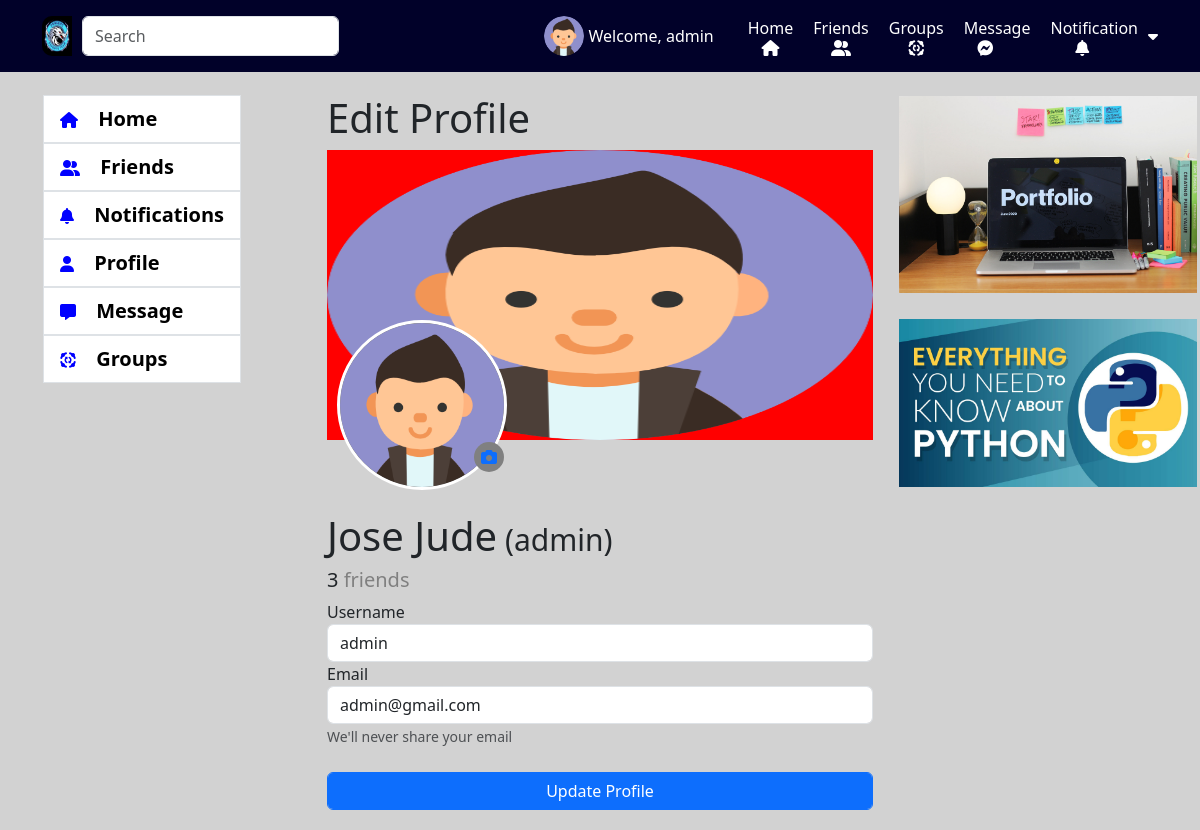
Screenshot of /profile/edit-profile/ (signed in) with the database file from the repository.
### account/models.py (models this page shows, shortened)
class Accounts(AbstractBaseUser):
    email = models.EmailField(verbose_name="email", max_length=60, unique=True)
    username = models.CharField(max_length=30, unique=True)
    first_name = models.CharField(max_length=30, null=True, blank=True)
    last_name = models.CharField(max_length=30, null=True, blank=True)
    date_joined = models.DateTimeField(
        verbose_name='date joined', auto_now_add=True)
    last_login = models.DateTimeField(verbose_name='last login', auto_now=True)
    is_admin = models.BooleanField(default=False)
    is_active = models.BooleanField(default=True)
    is_staff = models.BooleanField(default=False)
    is_superuser = models.BooleanField(default=False)
    profile_image = models.ImageField(max_length=255, upload_to=get_profile_image_filepath,
                                      null=True, blank=True, default=get_default_profile_image)
    hide_email = models.BooleanField(default=True)
    uid = models.CharField(max_length=225, blank=True, null=True)
    USERNAME_FIELD = 'email'
    REQUIRED_FIELDS = ['username']
    objects = MyAccountManager()

### profile_app/views.py (the view)
# urls.py: path('edit-profile/', edit_profile, name="edit-profile"),
def edit_profile(request, *args, **kwargs):
    context = {}
    user = request.user
    if user.is_authenticated:
        user_id = user.id
        account = get_object_or_404(Accounts, pk=user_id)
        friend_list = FriendsList.objects.get(user=account)
        friends = friend_list.friends.all()
        context["account"] = account
        context["friends"] = friends
        if request.method == 'POST':
            email = request.POST.get("email")
            username = request.POST.get("username")
            account.email = email
            account.username = username
            account.save()
            return redirect("profile-index")
        else:
            print("It is not a post")
    else:
        print("User not authenticated")
    return render(request, 'profile_app/edit_profile.html', context)

### account/views.py (called while the page is built)
def get_tokens_for_user(user):
    refresh = RefreshToken.for_user(user)
    return {
        'token': {
            'refresh': str(refresh),
            'access': str(refresh.access_token),
        },
        'msg': 'Login Successfully'
    }

### notification_app/context_processors.py (called while the page is built)
def get_user_token(request):
    user = request.user
    return {'user_access_token': get_tokens_for_user(user)['token']['access']}

### profile_app/templates/profile_app/edit_profile.html (shortened to what this page needs)
{% extends 'base.html' %}
{% block content %}
<br>
    <div class="row">
      <div class="col-3 left-profile-container">
        {% include 'snippets/left-menu.html' %}
      </div>
      <div class="col-12 col-md-6">
        <h1>Edit Profile</h1>
        <div class="friend-main-image-containter">
          <img src="{{ account.profile_image.url }}" id="banner-image" class="" alt="" srcset="">
          <div class="friend-image-container" id="img-container">
              <div>
                <a href="#">
                  <img src="{{ account.profile_image.url }}" class="rounded-circle" id="mini-image" alt="" srcset="">
                  <div class="select-image-icon d-flex align-items-center">
                      <i class="fa-solid fa-camera" style="margin-left: 7px;"></i>
                  </div>
                </a>
              </div>
          </div>
      </div>
      <br>
      <br>
      <br>
      <h1>{{ account.first_name }} {{ account.last_name }}<span style="font-size: 30px;"> ({{ account.username }})</span></h1>
      {% if friends|length == 0 or friends|length == 1 %}
          <h5>{{ friends|length }} <span style="color: gray;">friend</span></h5>
      {% else %}
          <h5>{{ friends|length }} <span style="color: gray;">friends</span></h5>
      {% endif %}
      {% if account.username == request.user.username %}
      <form action="" method="post">{% csrf_token %}
        <div class="form-group">
            <label for="username">Username</label>
            <input class="form-control" value="{{ account.username}}" type="text" name="username" id="username">
        </div>
        <div class="form-group">
            <label for="email">Email</label>
            <input class="form-control" type="text" name="email" value="{{ account.email }}" id="email">
            <small class="foem-text text-muted">We'll never share your email</small>
        </div>
        <br>
        <div class="form-group">
            <button class="form-control btn btn-primary">Update Profile</button>
        </div>
      </form>
      {% endif %}
      </div>
      <div class="col-3 right-profile-container">
        <div class="card">
            {% include 'snippets/right-data.html' %}
        </div>
      </div>
    </div>
{% endblock %}

### templates/snippets/header.html (shortened to what this page needs)
{% load static %}
<nav class="navbar fixed-top top-navbar" id="mynav" data-token="{{ user_access_token }}">
  <div class="container d-flex flex-row justify -content-between" id="myheader">
    <div>
      <div class="d-flex">
        <a href="/">
          <img src="{% static 'img/logoimage.webp' %}" alt="" srcset=""
            style="width: 40px; height: 40px; padding-right: 10px; border-radius: 10px;">
        </a>
        <input class="form-control me-2 w-100" type="search" id="input-data" name="q" placeholder="Search"
          aria-label="Search">
      </div>
    </div>
    <div class="menu-left">
      {% if request.user.is_authenticated %}
      <a href="{% url 'profile-index' %}" class="anch">
        <img class="me-1 profile-pic" src="{{ request.user.profile_image.url }}" alt="">
      </a>
      {% else %}
      <img class="me-1 profile-pic" src="{% static 'img/profile_image.png' %}" alt="">
      {% endif %}
      <a href="{% url 'profile-index' %}" class="anch">
        <p class="me-4 mt-3 text-white">Welcome, {{ request.user.username }}</p>
      </a>
      <a href="{% url 'index' %}" class="home">
        <span class="text-white">Home</span>
        <i class="fa-solid fa-house text-white"></i>
      </a>
      <a href="{% url 'friend-index' %}" class="home">
        <span class="text-white">Friends</span>
        <i class="fa-solid fa-user-group text-white"></i>
      </a>
      <a href="{% url 'group-list' %}" class="home">
        <span class="text-white">Groups</span>
        <i class="fa-solid fa-group-arrows-rotate text-white"></i>
      </a>
      <a class="home" id="btn-chat-notifi">
        <span class="text-white">Message</span>
        <i class="fa-brands fa-facebook-messenger me-4 text-white"></i>
      </a>
      <a class="home" id="btn-notifi" onclick="setGeneralNotificationsAsRead()">
        <span class="text-white">Notification</span>
        <i class="fa-solid fa-bell me-4 text-white"></i>
      </a>
      <a href="#" id="logout">
        <i class="fa-solid fa-caret-down text-white"></i>
      </a>
    </div>
  </div>
</nav>

### static/css/style.css (style rules this page uses)
body { display: block; position: relative; }
.anch { text-decoration: none; cursor: pointer; }
.profile-pic { width: 40px; height: 40px; border-radius: 100%; }
.home { display: flex; flex-direction: column; align-items: center; padding: 5px; text-align: center; margin-left: 5px; margin-right: 5px; }
#myheader { position: relative; width: 100%; }
.top-navbar { background-color: rgb(1, 1, 41); }
.menu-left { display: flex; flex-direction: row; align-items: center; }
.menu-left a { text-decoration: none; }

### static/css/friend.css (style rules this page uses)
.friend-main-image-containter { width: 100%; height: 290px; position: relative; background-color: red; }
.friend-main-image-containter img { width: 100%; height: 100%; }
.friend-main-image-containter .friend-image-container { position: absolute; bottom: -50px; left: 0; margin-left: 10px; background-color: grey; z-index: 100; width: 170px; height: 170px; border-radius: 50%; border: 3px solid white; }
.friend-image-container div { position: relative }
.friend-image-container div img { width: 100%; height: 100%; }
.friend-image-container div .select-image-icon { position: absolute; width: 30px; height: 30px; background-color: gray; z-index: 100; right: 0; bottom: 15px; border-radius: 50%; }

### rows the page displays
Accounts: user.profile_image (picture), user.username "admin", profile_image (picture), first_name "Jose", last_name "Jude", username "admin", email "admin@gmail.com"

### other values shown
{{ friends|length }} "3"
